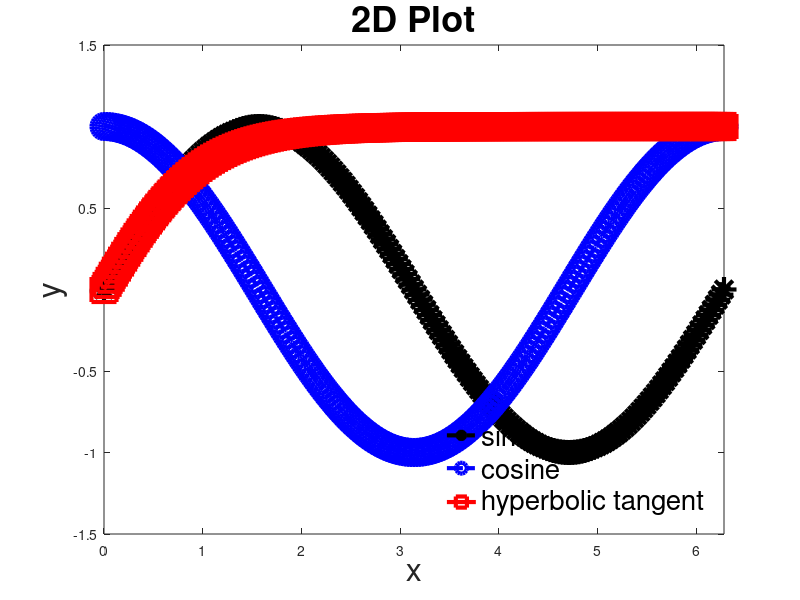

Reproduce this figure in MATLAB.
%
% Introduction to Matlab
%
%%%%%%%%%%%%%%%%%%%%%%%%%%%%%%%%%%%%%%%%%%%%%%%%%%%%%%%%%%%%%%%%%%%%%%%


%%%%%%%%%%%%%%%%%%%%%%%%%%%%%%%%%%%%%%%%%%%
% Matrix and Array Creation
A = [1, 2, 3];
B = [1 2 3];

C = [1; 2; 3];

D = zeros(5, 10);
E = ones(10,3);
F = rand(3,4);

% Matrix and Array Operation
ApB = A + B;
Cp = C';
DtE = D*E;
FtF = F.*F;

% Matrix and Array Concatenation
AB1 = [A, B];
AB2 = [A; B];

% Array Indexing
aNum = F(5);
F1 = F(1:2,:);
F2 = F(3,[1,3]);

% Character Strings
S1 = 'CIS 2033: Computational Probability and Statistics, Section 002';
S2 = 'It''s Good';
S3 = ['The lab starts at ', num2str(9), ' AM.'];

% Function
V1 = rand(5,1);
V2 = rand(5,1);
max1 = max(V1);
min1 = min(V1);
max2 = max(V1, V2);
min2 = min(V1, V2);
[maxV, maxIndex] = max(V1);
[minV, minIndex] = min(V1);
clc % clears the command line;

% Plot
styles={'-.*k','-.ob','-sr'};
xs = 0:pi/100:2*pi;
ys = [sin(xs);cos(xs);tanh(xs)];
fig1 = figure;
ah = axes('Fontsize', 20);
set(fig1, 'CurrentAxes', ah);
for i=1:3
    plot(xs,ys(i,:),styles{1,i}, 'linewidth', 3, 'MarkerSize', 18);
    hold on;
end
ylim([min(min(ys))-0.5 max(max(ys))+0.5]); 
xlim([min(xs), max(xs)]);
title('2D Plot', 'fontsize',26);
xlabel('x','fontsize',23);
ylabel('y','fontsize',23);
lgd = legend('sine','cosine','hyperbolic tangent','Location', 'SouthEast');
set(lgd,'FontSize',20,'Box','off');
hold off
saveas(fig1, ['2d', '.eps'], 'epsc');
clear fig1;

subplot(1,3,1);
plot(xs, ys(1,:));
title('sin(x)');
subplot(1,3,2);
plot(xs,ys(2,:));
title('cos(x)');
subplot(1,3,3);
plot(xs,ys(3,:));
title('tan(x)');

% Control Flow;
% Conditional Statement;
a = 4;
if (a > 4)
   b=a^2;
elseif (a < 4)
   b=a;
else
   b=-a;
end

% For loop
for i=1:3:9
	disp(i); 
end

% While loop
j=10;
while j > 0
   j=j-2;
end

% Help and Documentation
%%%%%%%%%%%%%%%%%%%%%%%%%%%%%%%%%%%%%%%%%%
help plot
doc plot
%plot(

%%%%%%%%%%%%%%%%%%%%%%%%%%%%%%%%%%%%%%%%%%%